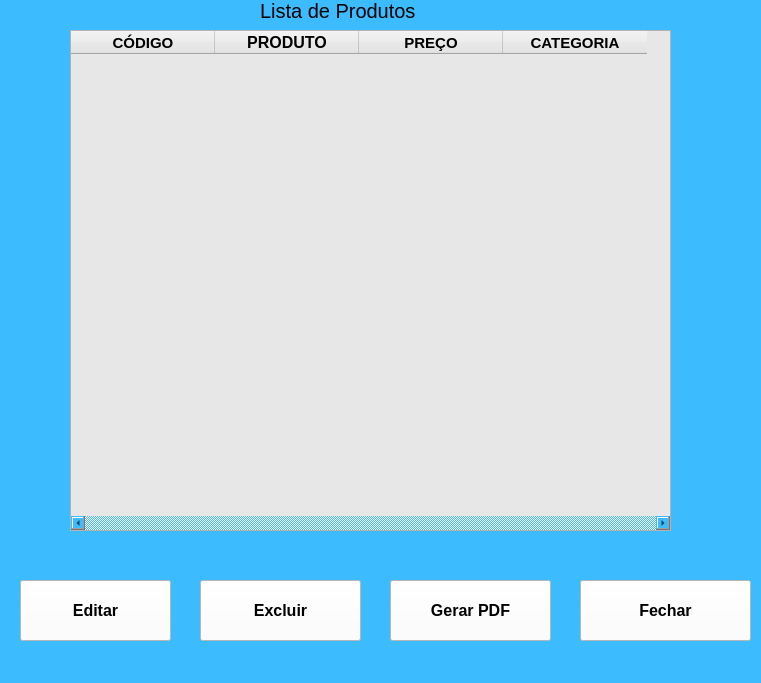
<?xml version="1.0" encoding="UTF-8"?>
<ui version="4.0">
 <class>Listaprod</class>
 <widget class="QMainWindow" name="Listaprod">
  <property name="geometry">
   <rect>
    <x>0</x>
    <y>0</y>
    <width>761</width>
    <height>683</height>
   </rect>
  </property>
  <property name="windowTitle">
   <string>MainWindow</string>
  </property>
  <property name="styleSheet">
   <string notr="true">background-color: rgb(60, 187, 255);</string>
  </property>
  <widget class="QWidget" name="centralwidget">
   <widget class="QLabel" name="label">
    <property name="geometry">
     <rect>
      <x>260</x>
      <y>-20</y>
      <width>261</width>
      <height>61</height>
     </rect>
    </property>
    <property name="font">
     <font>
      <pointsize>15</pointsize>
     </font>
    </property>
    <property name="text">
     <string>Lista de Produtos</string>
    </property>
   </widget>
   <widget class="QTableWidget" name="tb_listaprod">
    <property name="geometry">
     <rect>
      <x>70</x>
      <y>30</y>
      <width>601</width>
      <height>501</height>
     </rect>
    </property>
    <property name="minimumSize">
     <size>
      <width>511</width>
      <height>501</height>
     </size>
    </property>
    <property name="font">
     <font>
      <pointsize>10</pointsize>
      <weight>50</weight>
      <bold>false</bold>
     </font>
    </property>
    <property name="styleSheet">
     <string notr="true">background-color: rgb(231, 231, 231);</string>
    </property>
    <property name="horizontalScrollBarPolicy">
     <enum>Qt::ScrollBarAlwaysOn</enum>
    </property>
    <property name="showGrid">
     <bool>true</bool>
    </property>
    <property name="gridStyle">
     <enum>Qt::NoPen</enum>
    </property>
    <property name="rowCount">
     <number>0</number>
    </property>
    <property name="columnCount">
     <number>4</number>
    </property>
    <attribute name="horizontalHeaderCascadingSectionResizes">
     <bool>true</bool>
    </attribute>
    <attribute name="horizontalHeaderDefaultSectionSize">
     <number>144</number>
    </attribute>
    <attribute name="horizontalHeaderMinimumSectionSize">
     <number>62</number>
    </attribute>
    <column>
     <property name="text">
      <string>CÓDIGO</string>
     </property>
     <property name="font">
      <font>
       <pointsize>11</pointsize>
       <weight>75</weight>
       <bold>true</bold>
      </font>
     </property>
    </column>
    <column>
     <property name="text">
      <string>PRODUTO</string>
     </property>
     <property name="font">
      <font>
       <pointsize>12</pointsize>
       <weight>75</weight>
       <bold>true</bold>
      </font>
     </property>
    </column>
    <column>
     <property name="text">
      <string>PREÇO</string>
     </property>
     <property name="font">
      <font>
       <pointsize>11</pointsize>
       <weight>75</weight>
       <bold>true</bold>
      </font>
     </property>
    </column>
    <column>
     <property name="text">
      <string notr="true">CATEGORIA</string>
     </property>
     <property name="font">
      <font>
       <pointsize>11</pointsize>
       <weight>75</weight>
       <bold>true</bold>
      </font>
     </property>
    </column>
   </widget>
   <widget class="QPushButton" name="btexcluir">
    <property name="geometry">
     <rect>
      <x>200</x>
      <y>580</y>
      <width>161</width>
      <height>61</height>
     </rect>
    </property>
    <property name="font">
     <font>
      <pointsize>12</pointsize>
      <weight>75</weight>
      <bold>true</bold>
     </font>
    </property>
    <property name="styleSheet">
     <string notr="true">background-color: rgb(255, 85, 0);
background-color: rgb(255, 255, 255);</string>
    </property>
    <property name="text">
     <string>Excluir</string>
    </property>
   </widget>
   <widget class="QPushButton" name="bteditar">
    <property name="geometry">
     <rect>
      <x>20</x>
      <y>580</y>
      <width>151</width>
      <height>61</height>
     </rect>
    </property>
    <property name="font">
     <font>
      <pointsize>12</pointsize>
      <weight>75</weight>
      <bold>true</bold>
     </font>
    </property>
    <property name="styleSheet">
     <string notr="true">background-color: rgb(255, 255, 255);</string>
    </property>
    <property name="text">
     <string>Editar</string>
    </property>
   </widget>
   <widget class="QPushButton" name="btfechar">
    <property name="geometry">
     <rect>
      <x>580</x>
      <y>580</y>
      <width>171</width>
      <height>61</height>
     </rect>
    </property>
    <property name="font">
     <font>
      <pointsize>12</pointsize>
      <weight>75</weight>
      <bold>true</bold>
     </font>
    </property>
    <property name="styleSheet">
     <string notr="true">background-color: rgb(255, 255, 255);
</string>
    </property>
    <property name="text">
     <string>Fechar</string>
    </property>
    <property name="icon">
     <iconset>
      <normaloff>../icones/download.png</normaloff>../icones/download.png</iconset>
    </property>
    <property name="iconSize">
     <size>
      <width>55</width>
      <height>55</height>
     </size>
    </property>
   </widget>
   <widget class="QPushButton" name="btpdf">
    <property name="geometry">
     <rect>
      <x>390</x>
      <y>580</y>
      <width>161</width>
      <height>61</height>
     </rect>
    </property>
    <property name="font">
     <font>
      <pointsize>12</pointsize>
      <weight>75</weight>
      <bold>true</bold>
     </font>
    </property>
    <property name="styleSheet">
     <string notr="true">background-color: rgb(255, 255, 255);
</string>
    </property>
    <property name="text">
     <string>Gerar PDF</string>
    </property>
    <property name="icon">
     <iconset>
      <normaloff>../icones/download.png</normaloff>../icones/download.png</iconset>
    </property>
    <property name="iconSize">
     <size>
      <width>55</width>
      <height>55</height>
     </size>
    </property>
   </widget>
  </widget>
  <widget class="QMenuBar" name="menubar">
   <property name="geometry">
    <rect>
     <x>0</x>
     <y>0</y>
     <width>761</width>
     <height>21</height>
    </rect>
   </property>
  </widget>
 </widget>
 <resources/>
 <connections/>
</ui>
